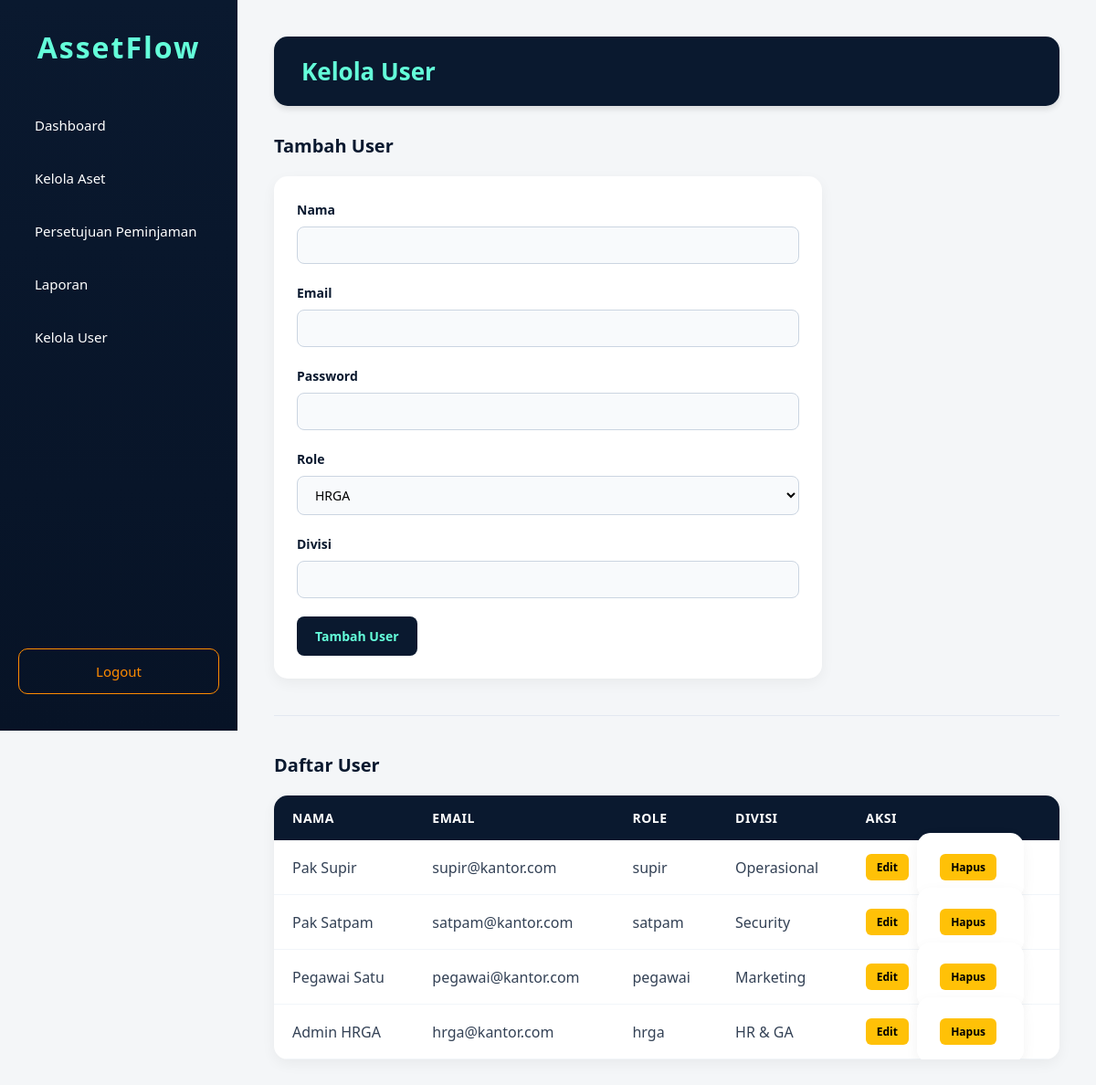
The app's page /kelola_user.php (signed in) with its own data.
### tables this page shows
CREATE TABLE `users` (
  `id_user` int(11) NOT NULL,
  `nama` varchar(100) NOT NULL,
  `email` varchar(100) NOT NULL,
  `password` varchar(255) NOT NULL,
  `role` enum('pegawai','hrga','satpam','supir') NOT NULL,
  `divisi` varchar(50) DEFAULT NULL,
  `created_at` datetime NOT NULL DEFAULT CURRENT_TIMESTAMP,
  `updated_at` datetime NOT NULL DEFAULT CURRENT_TIMESTAMP ON UPDATE CURRENT_TIMESTAMP,
  `deleted_at` datetime DEFAULT NULL
);

### auth_check.php (called while the page is built, shortened)
<?php
function e($value) {
    return htmlspecialchars((string) ($value ?? ''), ENT_QUOTES, 'UTF-8');
}

### kelola_user.php (the view, shortened to what this page needs)
<?php
require_once 'database/db.php';
require_once 'auth_check.php';
$users = $conn->query("SELECT * FROM users WHERE deleted_at IS NULL ORDER BY id_user DESC")->fetchAll();
?>
<!DOCTYPE html>
<html lang="id">
<head>
    <link rel="stylesheet" href="css/kelola_user.css">
</head>
<body>
<div class="sidebar">
    <h2>AssetFlow</h2>
    <a href="admin_dashboard.php">Dashboard</a>
    <a href="kelola_aset.php">Kelola Aset</a>
    <a href="persetujuan.php">Persetujuan Peminjaman</a>
    <a href="laporan.php">Laporan</a>
    <a href="kelola_user.php">Kelola User</a>
    <a href="logout.php" class="logout">Logout</a>
</div>
<div class="main-content">
    <h1>Kelola User</h1>
    <h2>Tambah User</h2>
    <form method="POST">
        <label>Nama</label>
        <input type="text" name="nama" required>
        <label>Email</label>
        <input type="email" name="email" required>
        <label>Password</label>
        <input type="password" name="password" required>
        <label>Role</label>
        <select name="role" required>
            <option value="hrga">HRGA</option>
        </select>
        <label>Divisi</label>
        <input type="text" name="divisi">
        <button type="submit" name="tambah_user">Tambah User</button>
    </form>
    <hr>
    <h2>Daftar User</h2>
    <table>
        <tr>
            <th>Nama</th>
            <th>Email</th>
            <th>Role</th>
            <th>Divisi</th>
            <th>Aksi</th>
        </tr>
        <?php foreach($users as $u): ?>
        <tr>
            <td><?= e($u['nama']) ?></td>
            <td><?= e($u['email']) ?></td>
            <td><?= e($u['role']) ?></td>
            <td><?= e($u['divisi']) ?></td>
            <td>
                <button type="button" onclick='editUser(<?= json_encode([
                    'id' => $u['id_user'],
                    'nama' => $u['nama'],
                    'email' => $u['email'],
                    'role' => $u['role'],
                    'divisi' => $u['divisi'],
                ], JSON_HEX_TAG | JSON_HEX_APOS | JSON_HEX_QUOT | JSON_HEX_AMP) ?>)'>Edit</button>
                <form method="POST" style="display:inline;" onsubmit="return confirm('Yakin hapus user ini?')">
                    <button type="submit" name="delete_user">Hapus</button>
                </form>
            </td>
        </tr>
        <?php endforeach; ?>
    </table>
</div>
</body>
</html>

### css/kelola_user.css (style rules this page uses)
* { margin: 0; padding: 0; box-sizing: border-box; font-family: "Segoe UI", Tahoma, sans-serif; }
body { background-color: #F4F6F8; color: #0A192F; }
.sidebar { position: fixed; top: 0; left: 0; width: 260px; height: 100vh; background: linear-gradient(180deg, #0A192F, #071326); padding: 30px 20px; display: flex; flex-direction: column; z-index: 1000; }
.sidebar h2 { color: #64FFDA; font-size: 32px; text-align: center; margin-bottom: 40px; letter-spacing: 2px; }
.sidebar a { color: #FFFFFF; text-decoration: none; padding: 14px 18px; margin-bottom: 10px; border-radius: 10px; font-size: 15px; display: block; transition: 0.3s; }
.sidebar .logout { margin-top: auto; border: 1px solid #FF8C00; color: #FF8C00; text-align: center; }
.main-content { margin-left: 260px; padding: 40px; }
h1 { color: #64FFDA; background-color: #0A192F; padding: 20px 30px; border-radius: 15px; margin-bottom: 30px; font-size: 26px; box-shadow: 0 4px 6px rgba(0,0,0,0.1); }
.main-content h2 { font-size: 20px; color: #0A192F; margin-bottom: 20px; margin-top: 10px; }
form { background: #FFFFFF; padding: 25px; border-radius: 15px; box-shadow: 0 5px 15px rgba(0,0,0,0.05); max-width: 600px; margin-bottom: 40px; }
form label { font-weight: 600; font-size: 14px; }
form input[type="text"], form input[type="email"], form input[type="password"], form select { width: 100%; padding: 10px 15px; margin: 8px 0 20px 0; border: 1px solid #CBD5E1; border-radius: 8px; font-size: 14px; background-color: #F8FAFC; }
form button { background-color: #0A192F; color: #64FFDA; padding: 12px 20px; border: none; border-radius: 8px; cursor: pointer; font-weight: 600; font-size: 14px; transition: 0.3s; }
table { width: 100%; border-collapse: collapse; background: #FFFFFF; border-radius: 15px; overflow: hidden; box-shadow: 0 5px 15px rgba(0,0,0,0.05); }
table th { background-color: #0A192F; color: #FFFFFF; text-align: left; padding: 15px 20px; font-size: 14px; text-transform: uppercase; letter-spacing: 0.5px; }
table td { padding: 15px 20px; border-bottom: 1px solid #F1F5F9; color: #334155; }
table button, table a { display: inline-block; padding: 6px 12px; border-radius: 6px; font-size: 12px; font-weight: 600; text-decoration: none; border: none; cursor: pointer; margin-right: 5px; transition: 0.2s; }
table button { background-color: #FFC107; color: #000; }
hr { border: none; border-top: 1px solid #E2E8F0; margin: 40px 0; }

### records on screen
users: nama "Pak Supir", email "supir@kantor.com", role "supir", divisi "Operasional"
users: nama "Pak Satpam", email "satpam@kantor.com", role "satpam", divisi "Security"
users: nama "Pegawai Satu", email "pegawai@kantor.com", role "pegawai", divisi "Marketing"
users: nama "Admin HRGA", email "hrga@kantor.com", role "hrga", divisi "HR & GA"
